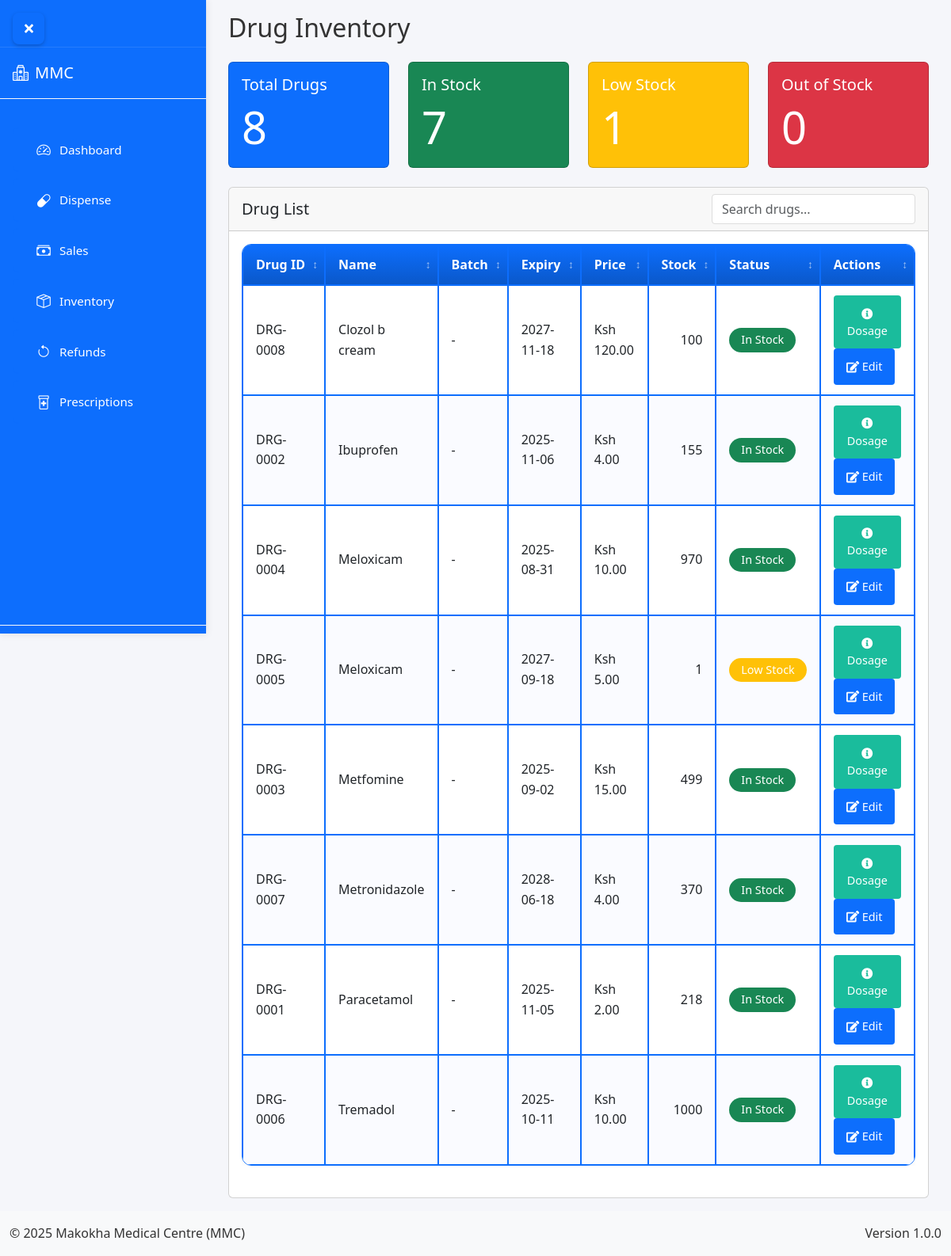
Before: /pharmacist/inventory (signed in) with the older database file.
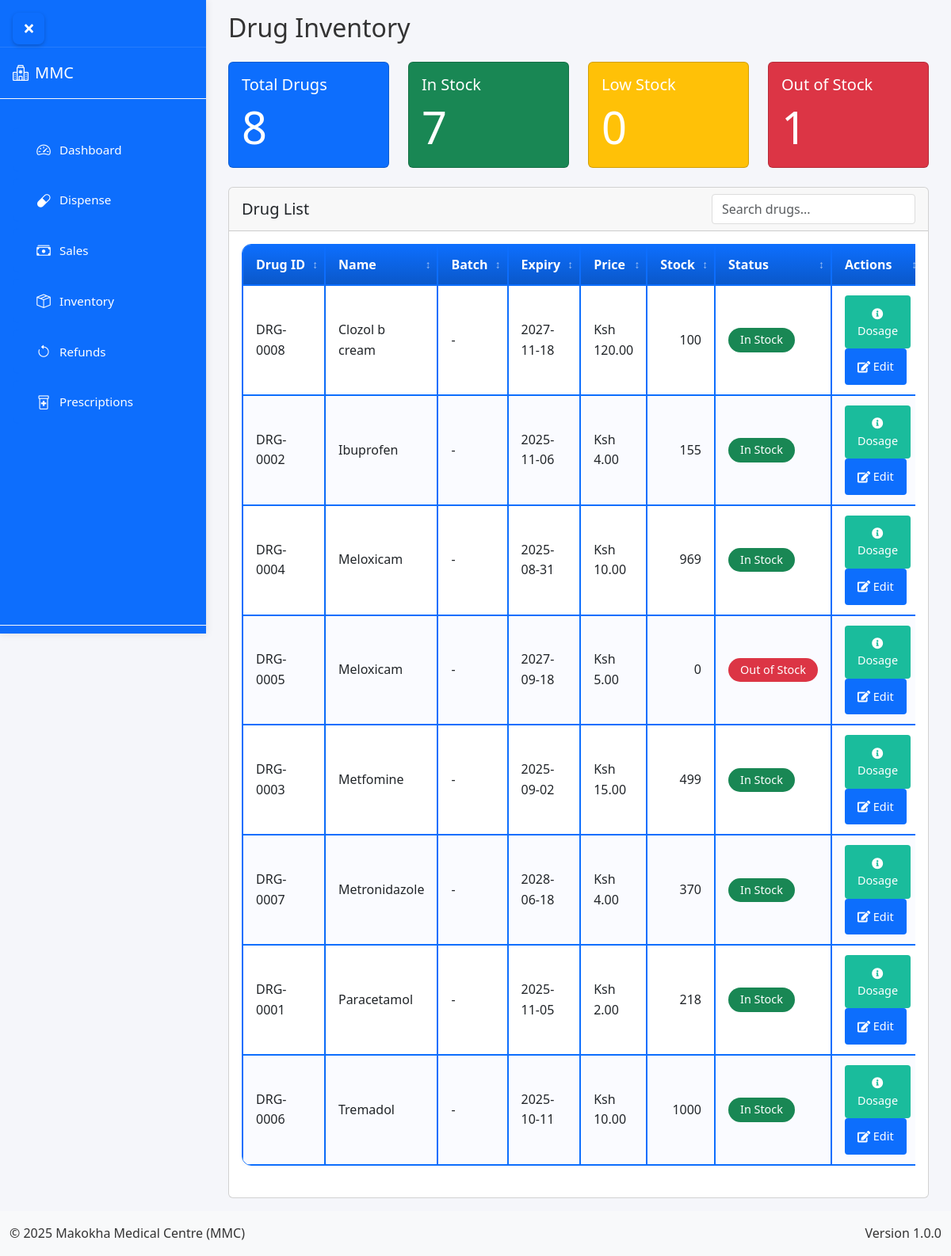
After: the same page with the newer database file.
### app.py (models this page shows, shortened)
class Drug(db.Model):
    id = db.Column(db.Integer, primary_key=True)
    drug_number = db.Column(db.String(50), unique=True, nullable=False)
    name = db.Column(db.String(100), nullable=False)
    specification = db.Column(db.String(200))
    buying_price = db.Column(db.Float, nullable=False)
    selling_price = db.Column(db.Float, nullable=False)
    stocked_quantity = db.Column(db.Integer, nullable=False)
    sold_quantity = db.Column(db.Integer, default=0)
    expiry_date = db.Column(db.Date, nullable=False)
    created_at = db.Column(db.DateTime, default=lambda: datetime.now(timezone.utc))
    updated_at = db.Column(db.DateTime, default=lambda: datetime.now(timezone.utc), onupdate=lambda: datetime.now(timezone.utc))
    @hybrid_property
    def remaining_quantity(self):
        return self.stocked_quantity - self.sold_quantity
    @remaining_quantity.expression
    def remaining_quantity(cls):
        return cls.stocked_quantity - cls.sold_quantity
    @hybrid_property
    def stock_status(self):
        if self.remaining_quantity == 0:
            return 'out-of-stock'
        elif self.remaining_quantity < 10:
            return 'low-stock'
        elif (self.expiry_date - date.today()).days < 30:
            return 'expiring-soon'
        return 'in-stock'

### app.py (the view)
@app.route('/pharmacist/inventory')
@login_required
def pharmacist_inventory():
    if current_user.role != 'pharmacist':
        flash('Unauthorized access', 'danger')
        return redirect(url_for('home'))
    try:
        drugs = Drug.query.options(db.joinedload(Drug.dosage)).order_by(Drug.name).all()
        total_drugs = Drug.query.count()
        low_stock = Drug.query.filter(Drug.remaining_quantity < 10, Drug.remaining_quantity > 0).count()
        expiring_soon = Drug.query.filter(
            Drug.expiry_date <= date.today() + timedelta(days=30),
            Drug.expiry_date >= date.today()
        ).count()
        out_of_stock = Drug.query.filter(Drug.remaining_quantity == 0).count()
        return render_template('pharmacist/inventory.html',
            drugs=drugs,
            total_drugs=total_drugs,
            low_stock=low_stock,
            expiring_soon=expiring_soon,
            out_of_stock=out_of_stock
        )
    except Exception as e:
        current_app.logger.error(f"Error loading inventory: {str(e)}")
        flash('An error occurred while loading inventory', 'danger')
        return redirect(url_for('pharmacist_dashboard'))

### templates/pharmacist/inventory.html (shortened to what this page needs)
{% extends "base.html" %}
{% block content %}
<div class="container-fluid">
    <h2 class="mb-4">Drug Inventory</h2>
    <div class="row mb-4">
        <div class="col-md-3">
            <div class="card text-white bg-primary">
                <div class="card-body">
                    <h5 class="card-title">Total Drugs</h5>
                    <p class="card-text display-4">{{ total_drugs }}</p>
                </div>
            </div>
        </div>
        <div class="col-md-3">
            <div class="card text-white bg-success">
                <div class="card-body">
                    <h5 class="card-title">In Stock</h5>
                    <p class="card-text display-4">{{ total_drugs - out_of_stock - low_stock }}</p>
                </div>
            </div>
        </div>
        <div class="col-md-3">
            <div class="card text-white bg-warning">
                <div class="card-body">
                    <h5 class="card-title">Low Stock</h5>
                    <p class="card-text display-4">{{ low_stock }}</p>
                </div>
            </div>
        </div>
        <div class="col-md-3">
            <div class="card text-white bg-danger">
                <div class="card-body">
                    <h5 class="card-title">Out of Stock</h5>
                    <p class="card-text display-4">{{ out_of_stock }}</p>
                </div>
            </div>
        </div>
    </div>
    <div class="card">
        <div class="card-header d-flex justify-content-between align-items-center">
            <h5 class="mb-0">Drug List</h5>
            <div>
                <input type="text" id="inventorySearch" class="form-control" placeholder="Search drugs...">
            </div>
        </div>
        <div class="card-body">
            <div class="table-responsive">
                <table class="table table-hover" id="inventoryTable">
                    <thead class="thead-light">
                        <tr>
                            <th>Drug ID</th>
                            <th>Name</th>
                            <th>Batch</th>
                            <th>Expiry</th>
                            <th>Price</th>
                            <th>Stock</th>
                            <th>Status</th>
                            <th>Actions</th>
                        </tr>
                    </thead>
                    <tbody>
                        {% for drug in drugs %}
                        <tr>
                            <td>{{ drug.drug_number }}</td>
                            <td>{{ drug.name }}</td>
                            <td>{{ drug.batch_number or '-' }}</td>
                            <td>{{ drug.expiry_date.strftime('%Y-%m-%d') if drug.expiry_date else '-' }}</td>
                            <td>Ksh {{ "%.2f"|format(drug.selling_price) }}</td>
                            <td>{{ drug.remaining_quantity }}</td>
                            <td>
                                {% if drug.remaining_quantity == 0 %}
                                <span class="badge bg-danger">Out of Stock</span>
                                {% elif drug.remaining_quantity < 10 %}
                                <span class="badge bg-warning">Low Stock</span>
                                {% else %}
                                <span class="badge bg-success">In Stock</span>
                                {% endif %}
                            </td>
                            <td>
                                <button class="btn btn-sm btn-info view-dosage" data-drug-id="{{ drug.id }}">
                                    <i class="fas fa-info-circle"></i> Dosage
                                </button>
                                <button class="btn btn-sm btn-primary edit-drug" data-drug-id="{{ drug.id }}">
                                    <i class="fas fa-edit"></i> Edit
                                </button>
                            </td>
                        </tr>
                        {% endfor %}
                    </tbody>
                </table>
            </div>
        </div>
    </div>
</div>
{% endblock %}

### templates/base.html (shortened to what this page needs)
<!DOCTYPE html>
<html lang="en">
<head>
    <link href="https://cdn.jsdelivr.net/npm/bootstrap@5.3.0/dist/css/bootstrap.min.css" rel="stylesheet">
    <link rel="stylesheet" href="https://cdn.jsdelivr.net/npm/bootstrap-icons@1.11.1/font/bootstrap-icons.css">
    <link rel="stylesheet" href="https://cdnjs.cloudflare.com/ajax/libs/font-awesome/5.15.3/css/all.min.css">
    <link href="https://cdn.jsdelivr.net/npm/select2@4.1.0-rc.0/dist/css/select2.min.css" rel="stylesheet">
    <link rel="stylesheet" href="{{ url_for('static', filename='css/style.css') }}">
    <link rel="stylesheet" href="{{ url_for('static', filename='css/dashboard.css') }}">
    <link rel="stylesheet" href="{{ url_for('static', filename='css/custom.css') }}">
</head>
<body class="d-flex flex-column min-vh-100">
    <div class="sidebar" id="sidebar">
        <div class="sidebar-header">
            <button class="toggle-nav" id="toggleNav">
                <i class="fas fa-times"></i>
            </button>
        </div>
        <div class="navbar-collapse flex-column h-100" id="navbarNav">
            <a class="navbar-brand fs-5 py-3 px-3 mb-3 w-100 border-bottom border-light" href="{{ url_for('home') }}">
                <i class="bi bi-hospital me-2"></i>MMC
            </a>
            <nav class="sidebar-nav">
                {% if current_user.is_authenticated %}
                    {% if current_user.role == 'admin' %}
                        <div class="nav-item">
                            <a href="{{ url_for('admin_dashboard') }}" class="nav-link">
                                <i class="bi bi-speedometer2"></i>
                                <span class="nav-text">Dashboard</span>
                            </a>
                        </div>
                        <div class="nav-item">
                            <a href="{{ url_for('manage_drugs') }}" class="nav-link">
                                <i class="bi bi-capsule"></i>
                                <span class="nav-text">Drugs</span>
                            </a>
                        </div>
                        <div class="nav-item">
                            <a href="{{ url_for('manage_users') }}" class="nav-link">
                                <i class="bi bi-people"></i>
                                <span class="nav-text">Users</span>
                            </a>
                        </div>
                        <div class="nav-item">
                            <a href="{{ url_for('manage_employees') }}" class="nav-link">
                                <i class="bi bi-person-vcard"></i>
                                <span class="nav-text">Employees</span>
                            </a>
                        </div>
                        <div class="nav-item">
                            <a href="{{ url_for('admin_reports') }}" class="nav-link">
                                <i class="bi bi-file-earmark-bar-graph"></i>
                                <span class="nav-text">Reports</span>
                            </a>
                        </div>
                        <div class="nav-item">
                            <a href="{{ url_for('manage_transactions') }}" class="nav-link">
                                <i class="bi bi-cash-stack"></i>
                                <span class="nav-text">Transactions</span>
                            </a>
                        </div>
                        <div class="nav-item">
                            <a href="{{ url_for('manage_money') }}" class="nav-link">
                                <i class="bi bi-wallet2"></i>
                                <span class="nav-text">Money</span>
                            </a>
                        </div>
                        <div class="nav-item">
                            <a href="{{ url_for('manage_dosage') }}" class="nav-link">
                                <i class="bi bi-file-medical"></i>
                                <span class="nav-text">Dosage</span>
                            </a>
                        </div>
                        <div class="nav-item">
                            <a href="{{ url_for('manage_patients') }}" class="nav-link">
                                <i class="bi bi-file-person"></i>
                                <span class="nav-text">Patients</span>
                            </a>
                        </div>
                        <div class="nav-item">
                            <a href="{{ url_for('manage_medical_tests') }}" class="nav-link">
                                <i class="bi bi-clipboard2-pulse"></i>
                                <span class="nav-text">Medical Tests</span>
                            </a>
                        </div>
                        <div class="nav-item">
                            <a href="{{ url_for('manage_beds') }}" class="nav-link">
                                <i class="bi bi-hospital"></i>
                                <span class="nav-text">Beds</span>
                            </a>
                        </div>
                        <div class="nav-item">
                            <a href="{{ url_for('backup_management') }}" class="nav-link">
                                <i class="bi bi-database"></i>
                                <span class="nav-text">Backup</span>
                            </a>
                        </div>
                    {% elif current_user.role == 'pharmacist' %}
                        <div class="nav-item">
                            <a href="{{ url_for('pharmacist_dashboard') }}" class="nav-link">
                                <i class="bi bi-speedometer2"></i>
                                <span class="nav-text">Dashboard</span>
                            </a>
                        </div>
                        <div class="nav-item">
                            <a href="{{ url_for('pharmacist_dispense') }}" class="nav-link">
                                <i class="bi bi-capsule"></i>
                                <span class="nav-text">Dispense</span>
                            </a>
                        </div>
                        <div class="nav-item">
                            <a href="{{ url_for('pharmacist_sales') }}" class="nav-link">
                                <i class="bi bi-cash-stack"></i>
                                <span class="nav-text">Sales</span>
                            </a>
                        </div>
                        <div class="nav-item">
                            <a href="{{ url_for('pharmacist_inventory') }}" class="nav-link">
                                <i class="bi bi-box-seam"></i>
                                <span class="nav-text">Inventory</span>
                            </a>
                        </div>
                        <div class="nav-item">
                            <a href="{{ url_for('pharmacist_refunds') }}" class="nav-link">
                                <i class="bi bi-arrow-counterclockwise"></i>
                                <span class="nav-text">Refunds</span>
                            </a>
                        </div>
                        <div class="nav-item">
                            <a href="{{ url_for('patient_prescriptions') }}" class="nav-link">
                                <i class="bi bi-prescription2"></i>
                                <span class="nav-text">Prescriptions</span>
                            </a>
                        </div>
                    {% endif %}
                {% endif %}
            </nav>
            <div class="mt-auto border-top border-light w-100">
                {% if current_user.is_authenticated %}
                    <div class="nav-item dropdown w-100">
                        <a class="nav-link dropdown-toggle d-flex align-items-center fs-6 px-3 py-3" href="#" id="userDropdown" role="button" data-bs-toggle="dropdown">
                        </a>
                    </div>
                {% else %}
                    <div class="nav-item w-100">
                        <a class="nav-link fs-6 px-3 py-3" href="{{ url_for('auth.login') }}">
                            <i class="bi bi-box-arrow-in-right me-2"></i>Login
                        </a>
                    </div>
                {% endif %}
            </div>
        </div>
    </div>
    <main class="container-fluid flex-grow-1 py-3">
        {% block content %}{% endblock %}
    </main>
    <footer class="bg-light py-3 mt-auto">
        <div class="container-fluid">
            <div class="row">
                <div class="col-md-6 text-center text-md-start">
                    <p class="mb-0">&copy; 2025 Makokha Medical Centre (MMC)</p>
                </div>
                <div class="col-md-6 text-center text-md-end">
                    <p class="mb-0">Version 1.0.0</p>
                </div>
            </div>
        </div>
    </footer>
</body>
</html>

Changed rows visible on the page:
changed Drug "DRG-0004": remaining_quantity "970" → "969"
changed Drug "DRG-0005": remaining_quantity "1" → "0"; sold_quantity "Low Stock" → "Out of Stock"
Other visible differences:
{{ low_stock }}: "1" → "0"
{{ out_of_stock }}: "0" → "1"
